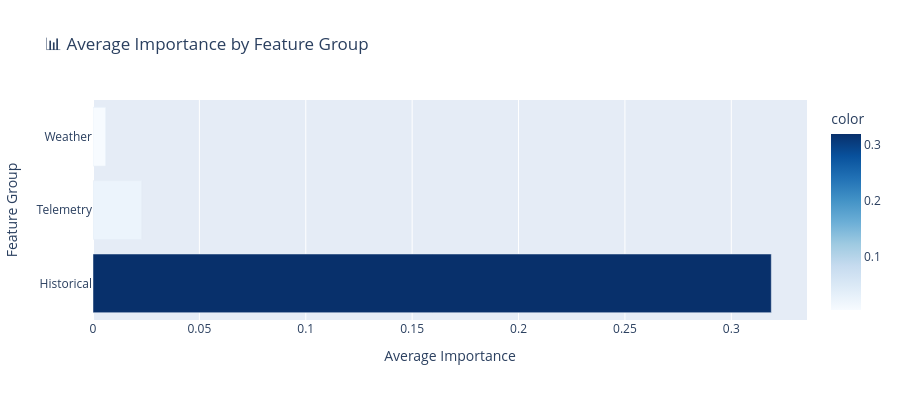

Notebook source saved alongside this figure:
### Markdown cell above
---
## 7️⃣ Feature Group Comparison

### Code cell
# Assign group labels
def get_feature_group(feature):
    if feature in historical_features:
        return 'Historical'
    elif feature in telemetry_features:
        return 'Telemetry'
    elif feature in weather_features:
        return 'Weather'
    elif feature in tire_features:
        return 'Tire'
    else:
        return 'Other'

consolidated['group'] = consolidated['feature'].apply(get_feature_group)

# Average importance by group
group_importance = consolidated.groupby('group')['avg_importance'].mean().sort_values(ascending=False)

fig = px.bar(
    x=group_importance.values,
    y=group_importance.index,
    orientation='h',
    title='📊 Average Importance by Feature Group',
    labels={'x': 'Average Importance', 'y': 'Feature Group'},
    color=group_importance.values,
    color_continuous_scale='Blues',
    height=400
)
fig.show()

print("\n📊 Feature Group Rankings:")
for group, importance in group_importance.items():
    print(f"   {group:15s}: {importance:.3f}")

### Figure 1 — Plotly figure (JSON) as saved in the notebook; plotly's stock layout.template omitted (floating-point values rounded to 4 significant figures)
{"data": [{"hovertemplate": "Average Importance=%{x}<br>Feature Group=%{y}<br>color=%{marker.color}<extra></extra>", "legendgroup": "", "marker": {"color": [0.3188, 0.02289, 0.005976], "coloraxis": "coloraxis", "pattern": {"shape": ""}}, "name": "", "orientation": "h", "showlegend": false, "textposition": "auto", "type": "bar", "x": [0.3188, 0.02289, 0.005976], "xaxis": "x", "y": ["Historical", "Telemetry", "Weather"], "yaxis": "y"}], "layout": {"barmode": "relative", "coloraxis": {"colorbar": {"title": {"text": "color"}}, "colorscale": [[0, "rgb(247,251,255)"], [0.125, "rgb(222,235,247)"], [0.25, "rgb(198,219,239)"], [0.375, "rgb(158,202,225)"], [0.5, "rgb(107,174,214)"], [0.625, "rgb(66,146,198)"], [0.75, "rgb(33,113,181)"], [0.875, "rgb(8,81,156)"], [1, "rgb(8,48,107)"]]}, "height": 400, "legend": {"tracegroupgap": 0}, "title": {"text": "📊 Average Importance by Feature Group"}, "xaxis": {"anchor": "y", "domain": [0, 1], "title": {"text": "Average Importance"}}, "yaxis": {"anchor": "x", "domain": [0, 1], "title": {"text": "Feature Group"}}}}
